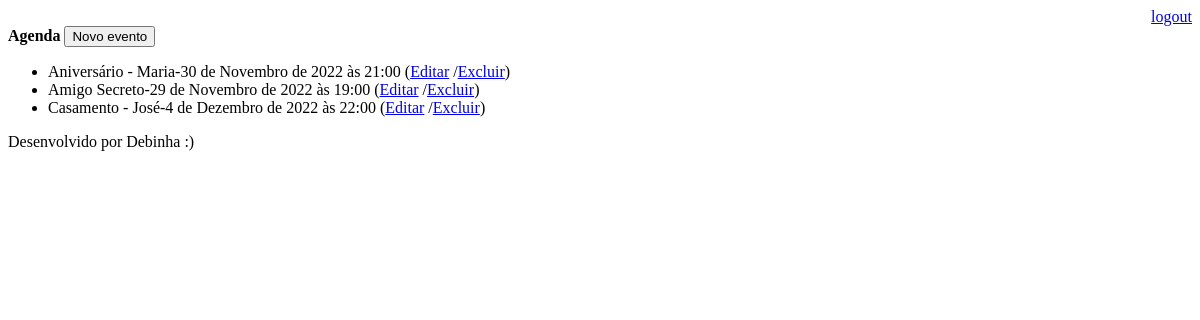
Page /agenda/ (signed in) on the earlier database version.
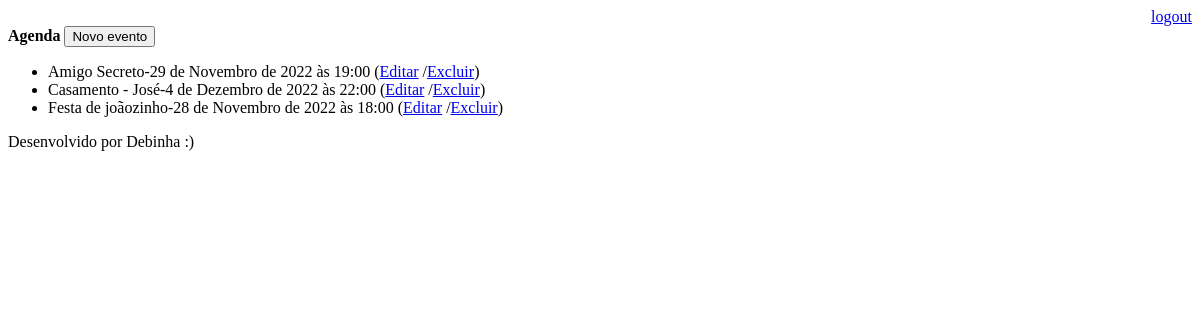
Same page on the later database version.
### app/models.py (models this page shows, shortened)
class Evento (models.Model):
    titulo = models.CharField(max_length=100)
    descricao = models.TextField(blank=True, null=True)
    data_evento = models.DateTimeField(verbose_name = 'Data do Evento')
    data_criacao = models.DateTimeField(auto_now=True)
    usuario = models.ForeignKey(User, on_delete = models.CASCADE)
    local = models.TextField(blank=True, null=True)
    class Meta:
        db_table = 'evento'

### app/views.py (the view)
# urls.py: path('agenda/', views.lista_eventos),
@login_required(login_url='/login/')
def lista_eventos(request):
    usuario = request.user
    data_atual = datetime.now()
    evento = Evento.objects.filter(usuario=usuario,
                                   data_evento__gt=data_atual)
    response = {'eventos': evento}
    return render(request, 'agenda.html', response)

### templates/agenda.html
{% extends "model-page.html" %}
{% block content %}
    <a href="evento/">
        <button type="button">Novo evento</button>
    </a>
    <ul>
        {% for evento in eventos %}
            <li>{{evento.titulo}}-{{evento.data_evento}}
                (<a href="evento/?id={{evento.id}}">Editar</a>
                /<a href = "evento/delete/{{evento.id}}">Excluir</a>)
            </li>
        {% endfor %}
    </ul>
{% endblock %}

Differences in the rows shown:
removed Evento: titulo "Aniversário - Maria", data_evento "30 de Novembro de 2022 às 21:00"
added Evento: titulo "Festa de joãozinho", data_evento "28 de Novembro de 2022 às 18:00"
